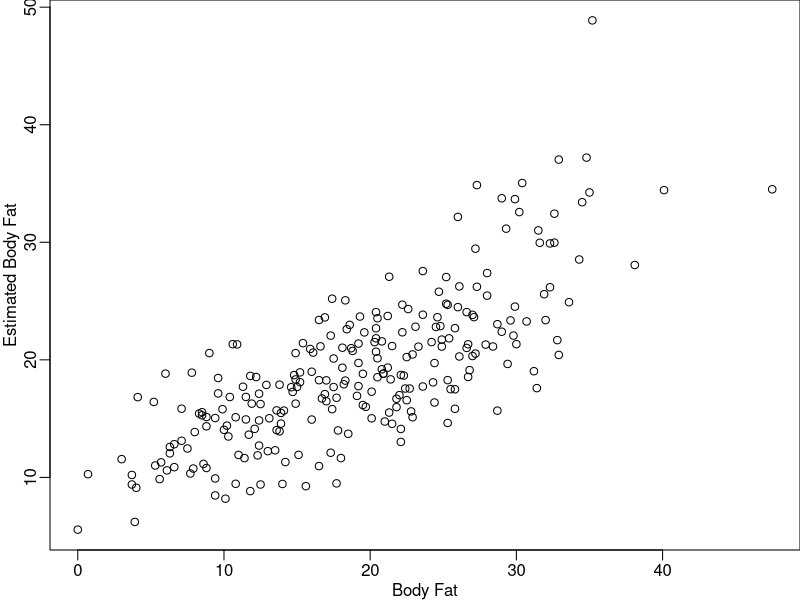

Write the R code that produced this figure.
bodyfat <- read.csv("Data/bodyfat.csv")
names(bodyfat)

fit <- lm(BodyFat ~ Age + Weight + Chest + Wrist + BMI, data=bodyfat)
summary(fit)
coef(fit)

pdf("images/chapter_8/fitbodyfat.pdf", width=6, height=4)
par(mar = c(2.5, 2.5, 0, 0), mgp = c(1.5, 0.5, 0))
plot(bodyfat$BodyFat, fit$fitted.values, xlab="Body Fat",
     ylab="Estimated Body Fat")
dev.off()

print(fit)

print(10)
